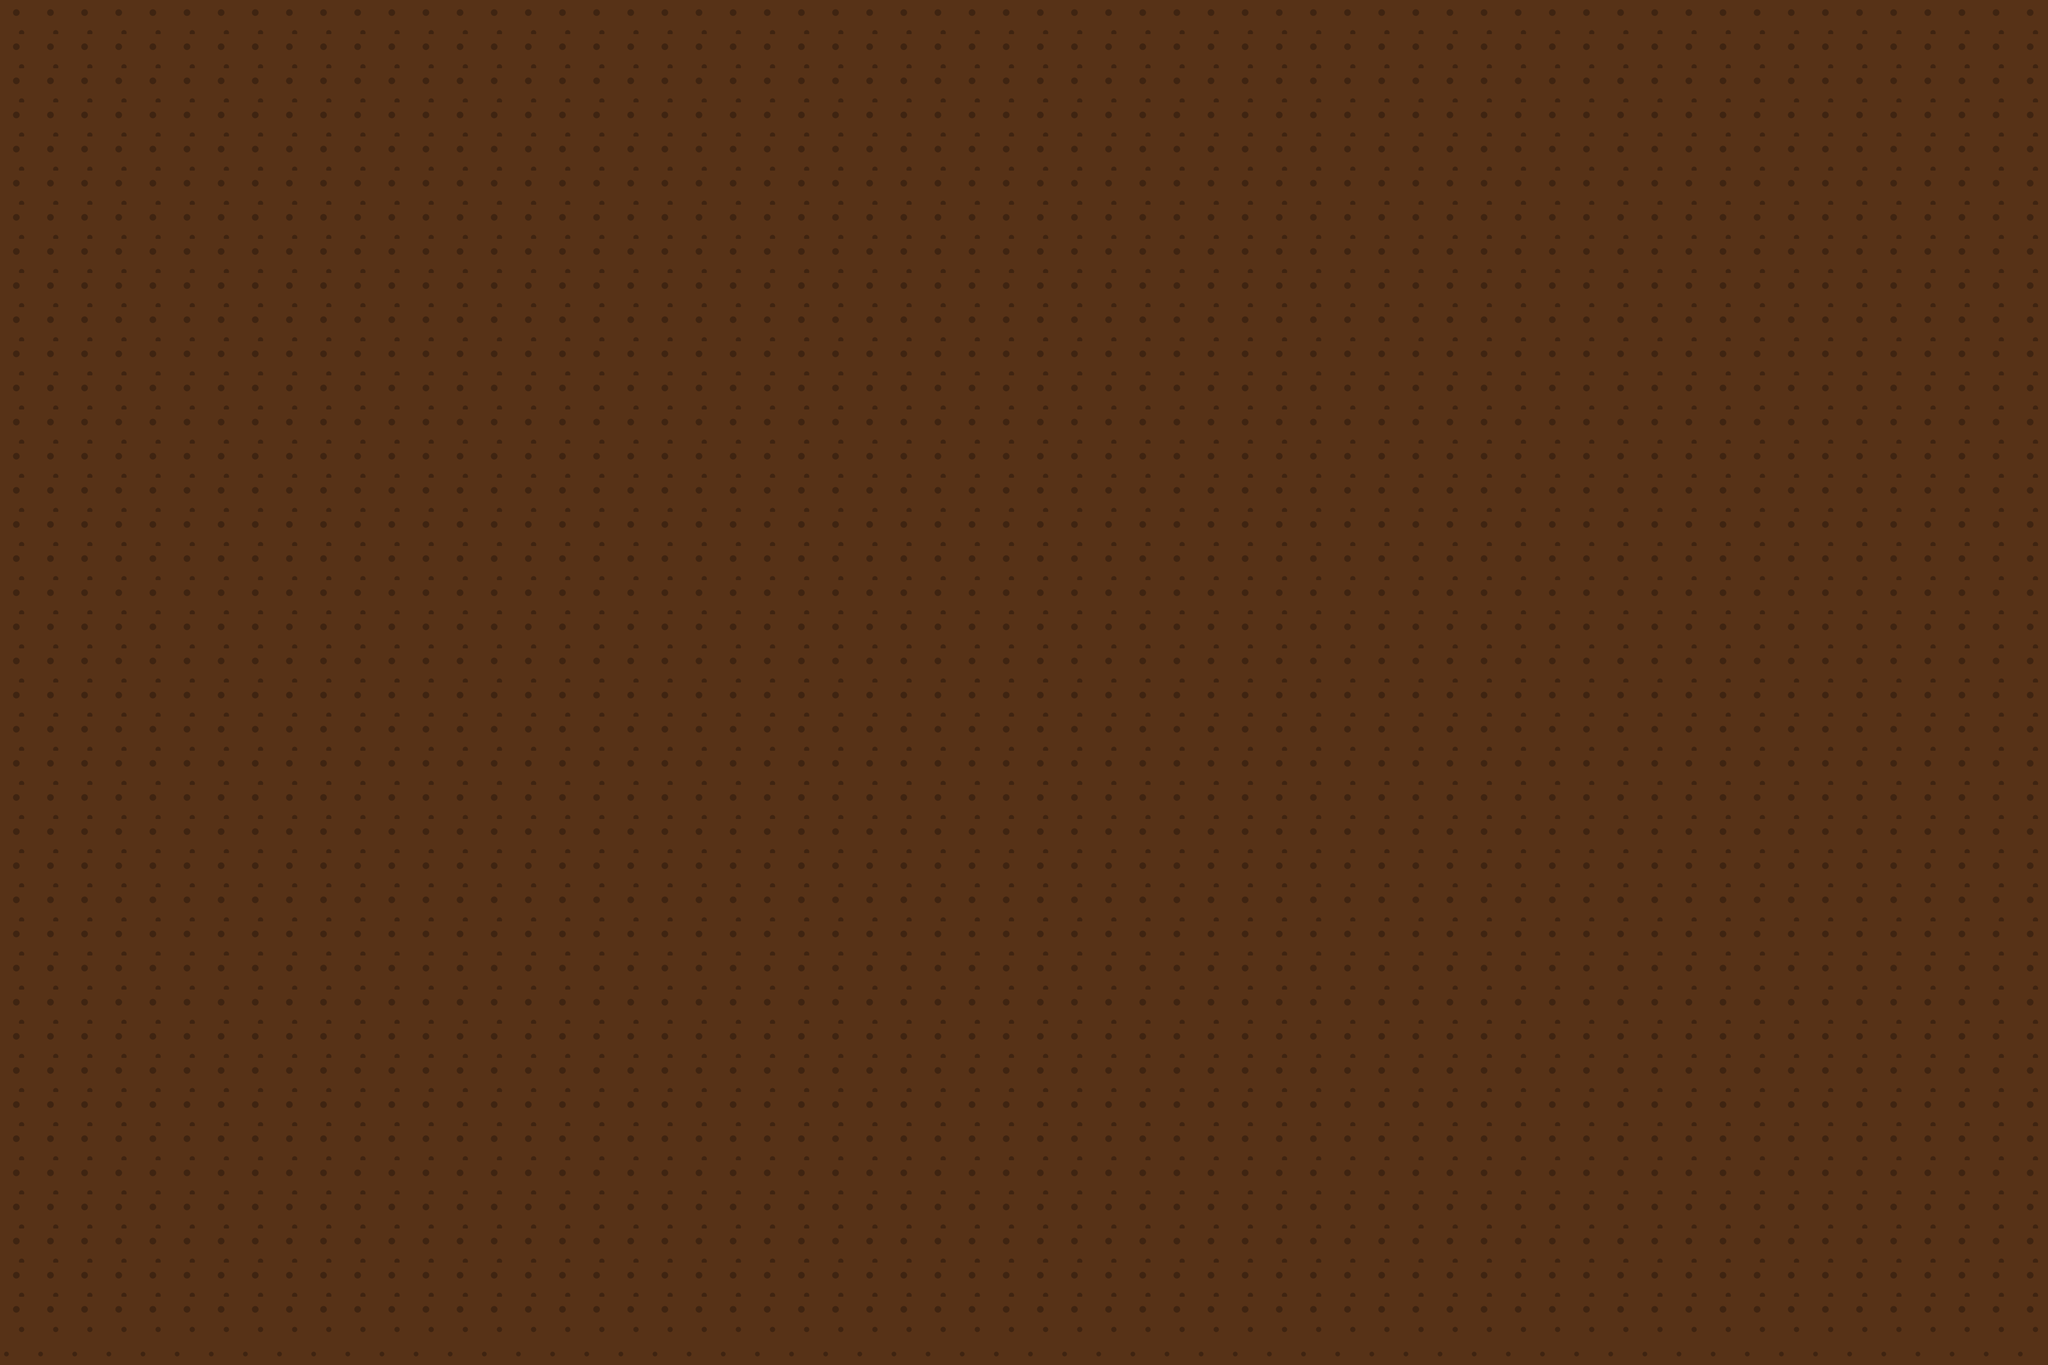

Tiled map render using the project's own tile images. Description and the whole map definition, tile-layer contents included, below:
An orthogonal 60x40 tile map with 64x64 px tiles, 1 tile layer (Tile Layer 1).

<map version="1.5" tiledversion="1.7.2" orientation="orthogonal" renderorder="right-down" width="60" height="40" tilewidth="64" tileheight="64" infinite="0" nextlayerid="2" nextobjectid="1">
 <tileset firstgid="1" name="winterTiles1" tilewidth="128" tileheight="128" tilecount="14" columns="14">
  <image source="WinterTiles/winterTiles1.png" width="1792" height="128" />
 </tileset>
 <layer id="1" name="Tile Layer 1" width="60" height="40">
  <data encoding="csv">
5,5,5,5,5,5,5,5,5,5,5,5,5,5,5,5,5,5,5,5,5,5,5,5,5,5,5,5,5,5,5,5,5,5,5,5,5,5,5,5,5,5,5,5,5,5,5,5,5,5,5,5,5,5,5,5,5,5,5,5,
5,5,5,5,5,5,5,5,5,5,5,5,5,5,5,5,5,5,5,5,5,5,5,5,5,5,5,5,5,5,5,5,5,5,5,5,5,5,5,5,5,5,5,5,5,5,5,5,5,5,5,5,5,5,5,5,5,5,5,5,
5,5,5,5,5,5,5,5,5,5,5,5,5,5,5,5,5,5,5,5,5,5,5,5,5,5,5,5,5,5,5,5,5,5,5,5,5,5,5,5,5,5,5,5,5,5,5,5,5,5,5,5,5,5,5,5,5,5,5,5,
5,5,5,5,5,5,5,5,5,5,5,5,5,5,5,5,5,5,5,5,5,5,5,5,5,5,5,5,5,5,5,5,5,5,5,5,5,5,5,5,5,5,5,5,5,5,5,5,5,5,5,5,5,5,5,5,5,5,5,5,
5,5,5,5,5,5,5,5,5,5,5,5,5,5,5,5,5,5,5,5,5,5,5,5,5,5,5,5,5,5,5,5,5,5,5,5,5,5,5,5,5,5,5,5,5,5,5,5,5,5,5,5,5,5,5,5,5,5,5,5,
5,5,5,5,5,5,5,5,5,5,5,5,5,5,5,5,5,5,5,5,5,5,5,5,5,5,5,5,5,5,5,5,5,5,5,5,5,5,5,5,5,5,5,5,5,5,5,5,5,5,5,5,5,5,5,5,5,5,5,5,
5,5,5,5,5,5,5,5,5,5,5,5,5,5,5,5,5,5,5,5,5,5,5,5,5,5,5,5,5,5,5,5,5,5,5,5,5,5,5,5,5,5,5,5,5,5,5,5,5,5,5,5,5,5,5,5,5,5,5,5,
5,5,5,5,5,5,5,5,5,5,5,5,5,5,5,5,5,5,5,5,5,5,5,5,5,5,5,5,5,5,5,5,5,5,5,5,5,5,5,5,5,5,5,5,5,5,5,5,5,5,5,5,5,5,5,5,5,5,5,5,
5,5,5,5,5,5,5,5,5,5,5,5,5,5,5,5,5,5,5,5,5,5,5,5,5,5,5,5,5,5,5,5,5,5,5,5,5,5,5,5,5,5,5,5,5,5,5,5,5,5,5,5,5,5,5,5,5,5,5,5,
5,5,5,5,5,5,5,5,5,5,5,5,5,5,5,5,5,5,5,5,5,5,5,5,5,5,5,5,5,5,5,5,5,5,5,5,5,5,5,5,5,5,5,5,5,5,5,5,5,5,5,5,5,5,5,5,5,5,5,5,
5,5,5,5,5,5,5,5,5,5,5,5,5,5,5,5,5,5,5,5,5,5,5,5,5,5,5,5,5,5,5,5,5,5,5,5,5,5,5,5,5,5,5,5,5,5,5,5,5,5,5,5,5,5,5,5,5,5,5,5,
5,5,5,5,5,5,5,5,5,5,5,5,5,5,5,5,5,5,5,5,5,5,5,5,5,5,5,5,5,5,5,5,5,5,5,5,5,5,5,5,5,5,5,5,5,5,5,5,5,5,5,5,5,5,5,5,5,5,5,5,
5,5,5,5,5,5,5,5,5,5,5,5,5,5,5,5,5,5,5,5,5,5,5,5,5,5,5,5,5,5,5,5,5,5,5,5,5,5,5,5,5,5,5,5,5,5,5,5,5,5,5,5,5,5,5,5,5,5,5,5,
5,5,5,5,5,5,5,5,5,5,5,5,5,5,5,5,5,5,5,5,5,5,5,5,5,5,5,5,5,5,5,5,5,5,5,5,5,5,5,5,5,5,5,5,5,5,5,5,5,5,5,5,5,5,5,5,5,5,5,5,
5,5,5,5,5,5,5,5,5,5,5,5,5,5,5,5,5,5,5,5,5,5,5,5,5,5,5,5,5,5,5,5,5,5,5,5,5,5,5,5,5,5,5,5,5,5,5,5,5,5,5,5,5,5,5,5,5,5,5,5,
5,5,5,5,5,5,5,5,5,5,5,5,5,5,5,5,5,5,5,5,5,5,5,5,5,5,5,5,5,5,5,5,5,5,5,5,5,5,5,5,5,5,5,5,5,5,5,5,5,5,5,5,5,5,5,5,5,5,5,5,
5,5,5,5,5,5,5,5,5,5,5,5,5,5,5,5,5,5,5,5,5,5,5,5,5,5,5,5,5,5,5,5,5,5,5,5,5,5,5,5,5,5,5,5,5,5,5,5,5,5,5,5,5,5,5,5,5,5,5,5,
5,5,5,5,5,5,5,5,5,5,5,5,5,5,5,5,5,5,5,5,5,5,5,5,5,5,5,5,5,5,5,5,5,5,5,5,5,5,5,5,5,5,5,5,5,5,5,5,5,5,5,5,5,5,5,5,5,5,5,5,
5,5,5,5,5,5,5,5,5,5,5,5,5,5,5,5,5,5,5,5,5,5,5,5,5,5,5,5,5,5,5,5,5,5,5,5,5,5,5,5,5,5,5,5,5,5,5,5,5,5,5,5,5,5,5,5,5,5,5,5,
5,5,5,5,5,5,5,5,5,5,5,5,5,5,5,5,5,5,5,5,5,5,5,5,5,5,5,5,5,5,5,5,5,5,5,5,5,5,5,5,5,5,5,5,5,5,5,5,5,5,5,5,5,5,5,5,5,5,5,5,
5,5,5,5,5,5,5,5,5,5,5,5,5,5,5,5,5,5,5,5,5,5,5,5,5,5,5,5,5,5,5,5,5,5,5,5,5,5,5,5,5,5,5,5,5,5,5,5,5,5,5,5,5,5,5,5,5,5,5,5,
5,5,5,5,5,5,5,5,5,5,5,5,5,5,5,5,5,5,5,5,5,5,5,5,5,5,5,5,5,5,5,5,5,5,5,5,5,5,5,5,5,5,5,5,5,5,5,5,5,5,5,5,5,5,5,5,5,5,5,5,
5,5,5,5,5,5,5,5,5,5,5,5,5,5,5,5,5,5,5,5,5,5,5,5,5,5,5,5,5,5,5,5,5,5,5,5,5,5,5,5,5,5,5,5,5,5,5,5,5,5,5,5,5,5,5,5,5,5,5,5,
5,5,5,5,5,5,5,5,5,5,5,5,5,5,5,5,5,5,5,5,5,5,5,5,5,5,5,5,5,5,5,5,5,5,5,5,5,5,5,5,5,5,5,5,5,5,5,5,5,5,5,5,5,5,5,5,5,5,5,5,
5,5,5,5,5,5,5,5,5,5,5,5,5,5,5,5,5,5,5,5,5,5,5,5,5,5,5,5,5,5,5,5,5,5,5,5,5,5,5,5,5,5,5,5,5,5,5,5,5,5,5,5,5,5,5,5,5,5,5,5,
5,5,5,5,5,5,5,5,5,5,5,5,5,5,5,5,5,5,5,5,5,5,5,5,5,5,5,5,5,5,5,5,5,5,5,5,5,5,5,5,5,5,5,5,5,5,5,5,5,5,5,5,5,5,5,5,5,5,5,5,
5,5,5,5,5,5,5,5,5,5,5,5,5,5,5,5,5,5,5,5,5,5,5,5,5,5,5,5,5,5,5,5,5,5,5,5,5,5,5,5,5,5,5,5,5,5,5,5,5,5,5,5,5,5,5,5,5,5,5,5,
5,5,5,5,5,5,5,5,5,5,5,5,5,5,5,5,5,5,5,5,5,5,5,5,5,5,5,5,5,5,5,5,5,5,5,5,5,5,5,5,5,5,5,5,5,5,5,5,5,5,5,5,5,5,5,5,5,5,5,5,
5,5,5,5,5,5,5,5,5,5,5,5,5,5,5,5,5,5,5,5,5,5,5,5,5,5,5,5,5,5,5,5,5,5,5,5,5,5,5,5,5,5,5,5,5,5,5,5,5,5,5,5,5,5,5,5,5,5,5,5,
5,5,5,5,5,5,5,5,5,5,5,5,5,5,5,5,5,5,5,5,5,5,5,5,5,5,5,5,5,5,5,5,5,5,5,5,5,5,5,5,5,5,5,5,5,5,5,5,5,5,5,5,5,5,5,5,5,5,5,5,
5,5,5,5,5,5,5,5,5,5,5,5,5,5,5,5,5,5,5,5,5,5,5,5,5,5,5,5,5,5,5,5,5,5,5,5,5,5,5,5,5,5,5,5,5,5,5,5,5,5,5,5,5,5,5,5,5,5,5,5,
5,5,5,5,5,5,5,5,5,5,5,5,5,5,5,5,5,5,5,5,5,5,5,5,5,5,5,5,5,5,5,5,5,5,5,5,5,5,5,5,5,5,5,5,5,5,5,5,5,5,5,5,5,5,5,5,5,5,5,5,
5,5,5,5,5,5,5,5,5,5,5,5,5,5,5,5,5,5,5,5,5,5,5,5,5,5,5,5,5,5,5,5,5,5,5,5,5,5,5,5,5,5,5,5,5,5,5,5,5,5,5,5,5,5,5,5,5,5,5,5,
5,5,5,5,5,5,5,5,5,5,5,5,5,5,5,5,5,5,5,5,5,5,5,5,5,5,5,5,5,5,5,5,5,5,5,5,5,5,5,5,5,5,5,5,5,5,5,5,5,5,5,5,5,5,5,5,5,5,5,5,
5,5,5,5,5,5,5,5,5,5,5,5,5,5,5,5,5,5,5,5,5,5,5,5,5,5,5,5,5,5,5,5,5,5,5,5,5,5,5,5,5,5,5,5,5,5,5,5,5,5,5,5,5,5,5,5,5,5,5,5,
5,5,5,5,5,5,5,5,5,5,5,5,5,5,5,5,5,5,5,5,5,5,5,5,5,5,5,5,5,5,5,5,5,5,5,5,5,5,5,5,5,5,5,5,5,5,5,5,5,5,5,5,5,5,5,5,5,5,5,5,
5,5,5,5,5,5,5,5,5,5,5,5,5,5,5,5,5,5,5,5,5,5,5,5,5,5,5,5,5,5,5,5,5,5,5,5,5,5,5,5,5,5,5,5,5,5,5,5,5,5,5,5,5,5,5,5,5,5,5,5,
5,5,5,5,5,5,5,5,5,5,5,5,5,5,5,5,5,5,5,5,5,5,5,5,5,5,5,5,5,5,5,5,5,5,5,5,5,5,5,5,5,5,5,5,5,5,5,5,5,5,5,5,5,5,5,5,5,5,5,5,
5,5,5,5,5,5,5,5,5,5,5,5,5,5,5,5,5,5,5,5,5,5,5,5,5,5,5,5,5,5,5,5,5,5,5,5,5,5,5,5,5,5,5,5,5,5,5,5,5,5,5,5,5,5,5,5,5,5,5,5,
5,5,5,5,5,5,5,5,5,5,5,5,5,5,5,5,5,5,5,5,5,5,5,5,5,5,5,5,5,5,5,5,5,5,5,5,5,5,5,5,5,5,5,5,5,5,5,5,5,5,5,5,5,5,5,5,5,5,5,5
</data>
 </layer>
</map>
